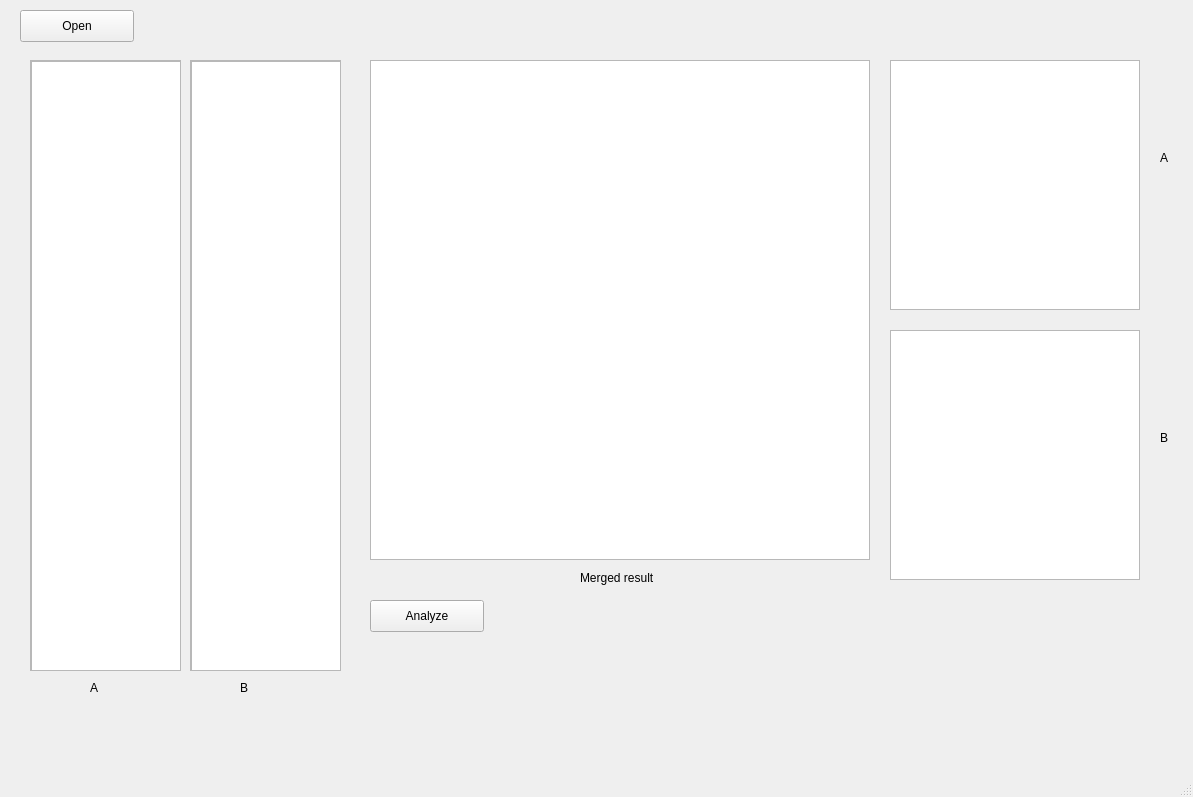
<?xml version="1.0" encoding="UTF-8"?>
<ui version="4.0">
 <class>MainWindow</class>
 <widget class="QMainWindow" name="MainWindow">
  <property name="geometry">
   <rect>
    <x>0</x>
    <y>0</y>
    <width>1193</width>
    <height>797</height>
   </rect>
  </property>
  <property name="windowTitle">
   <string>MainWindow</string>
  </property>
  <widget class="QWidget" name="centralwidget">
   <widget class="QPushButton" name="open_pushButton">
    <property name="geometry">
     <rect>
      <x>20</x>
      <y>10</y>
      <width>114</width>
      <height>32</height>
     </rect>
    </property>
    <property name="text">
     <string>Open</string>
    </property>
   </widget>
   <widget class="QScrollArea" name="scrollArea">
    <property name="geometry">
     <rect>
      <x>30</x>
      <y>60</y>
      <width>151</width>
      <height>611</height>
     </rect>
    </property>
    <property name="widgetResizable">
     <bool>true</bool>
    </property>
    <widget class="QWidget" name="scrollAreaWidgetContents">
     <property name="geometry">
      <rect>
       <x>0</x>
       <y>0</y>
       <width>149</width>
       <height>609</height>
      </rect>
     </property>
     <widget class="QListWidget" name="a_listWidget">
      <property name="geometry">
       <rect>
        <x>0</x>
        <y>0</y>
        <width>151</width>
        <height>611</height>
       </rect>
      </property>
     </widget>
    </widget>
   </widget>
   <widget class="QScrollArea" name="scrollArea_2">
    <property name="geometry">
     <rect>
      <x>190</x>
      <y>60</y>
      <width>151</width>
      <height>611</height>
     </rect>
    </property>
    <property name="widgetResizable">
     <bool>true</bool>
    </property>
    <widget class="QWidget" name="scrollAreaWidgetContents_2">
     <property name="geometry">
      <rect>
       <x>0</x>
       <y>0</y>
       <width>149</width>
       <height>609</height>
      </rect>
     </property>
     <widget class="QListWidget" name="b_listWidget">
      <property name="geometry">
       <rect>
        <x>0</x>
        <y>0</y>
        <width>151</width>
        <height>611</height>
       </rect>
      </property>
     </widget>
    </widget>
   </widget>
   <widget class="QGraphicsView" name="merged_graphicsView">
    <property name="geometry">
     <rect>
      <x>370</x>
      <y>60</y>
      <width>500</width>
      <height>500</height>
     </rect>
    </property>
   </widget>
   <widget class="QGraphicsView" name="a_graphicsView">
    <property name="geometry">
     <rect>
      <x>890</x>
      <y>60</y>
      <width>250</width>
      <height>250</height>
     </rect>
    </property>
   </widget>
   <widget class="QGraphicsView" name="b_graphicsView">
    <property name="geometry">
     <rect>
      <x>890</x>
      <y>330</y>
      <width>250</width>
      <height>250</height>
     </rect>
    </property>
   </widget>
   <widget class="QLabel" name="label">
    <property name="geometry">
     <rect>
      <x>90</x>
      <y>680</y>
      <width>59</width>
      <height>16</height>
     </rect>
    </property>
    <property name="text">
     <string>A</string>
    </property>
   </widget>
   <widget class="QLabel" name="label_2">
    <property name="geometry">
     <rect>
      <x>1160</x>
      <y>150</y>
      <width>59</width>
      <height>16</height>
     </rect>
    </property>
    <property name="text">
     <string>A</string>
    </property>
   </widget>
   <widget class="QLabel" name="label_3">
    <property name="geometry">
     <rect>
      <x>240</x>
      <y>680</y>
      <width>59</width>
      <height>16</height>
     </rect>
    </property>
    <property name="text">
     <string>B</string>
    </property>
   </widget>
   <widget class="QLabel" name="label_4">
    <property name="geometry">
     <rect>
      <x>1160</x>
      <y>430</y>
      <width>59</width>
      <height>16</height>
     </rect>
    </property>
    <property name="text">
     <string>B</string>
    </property>
   </widget>
   <widget class="QLabel" name="label_5">
    <property name="geometry">
     <rect>
      <x>580</x>
      <y>570</y>
      <width>101</width>
      <height>16</height>
     </rect>
    </property>
    <property name="text">
     <string>Merged result</string>
    </property>
   </widget>
   <widget class="QPushButton" name="analyze_pushButton">
    <property name="geometry">
     <rect>
      <x>370</x>
      <y>600</y>
      <width>114</width>
      <height>32</height>
     </rect>
    </property>
    <property name="text">
     <string>Analyze</string>
    </property>
   </widget>
  </widget>
  <widget class="QMenuBar" name="menubar">
   <property name="geometry">
    <rect>
     <x>0</x>
     <y>0</y>
     <width>1193</width>
     <height>22</height>
    </rect>
   </property>
  </widget>
  <widget class="QStatusBar" name="statusbar"/>
 </widget>
 <resources/>
 <connections/>
</ui>
